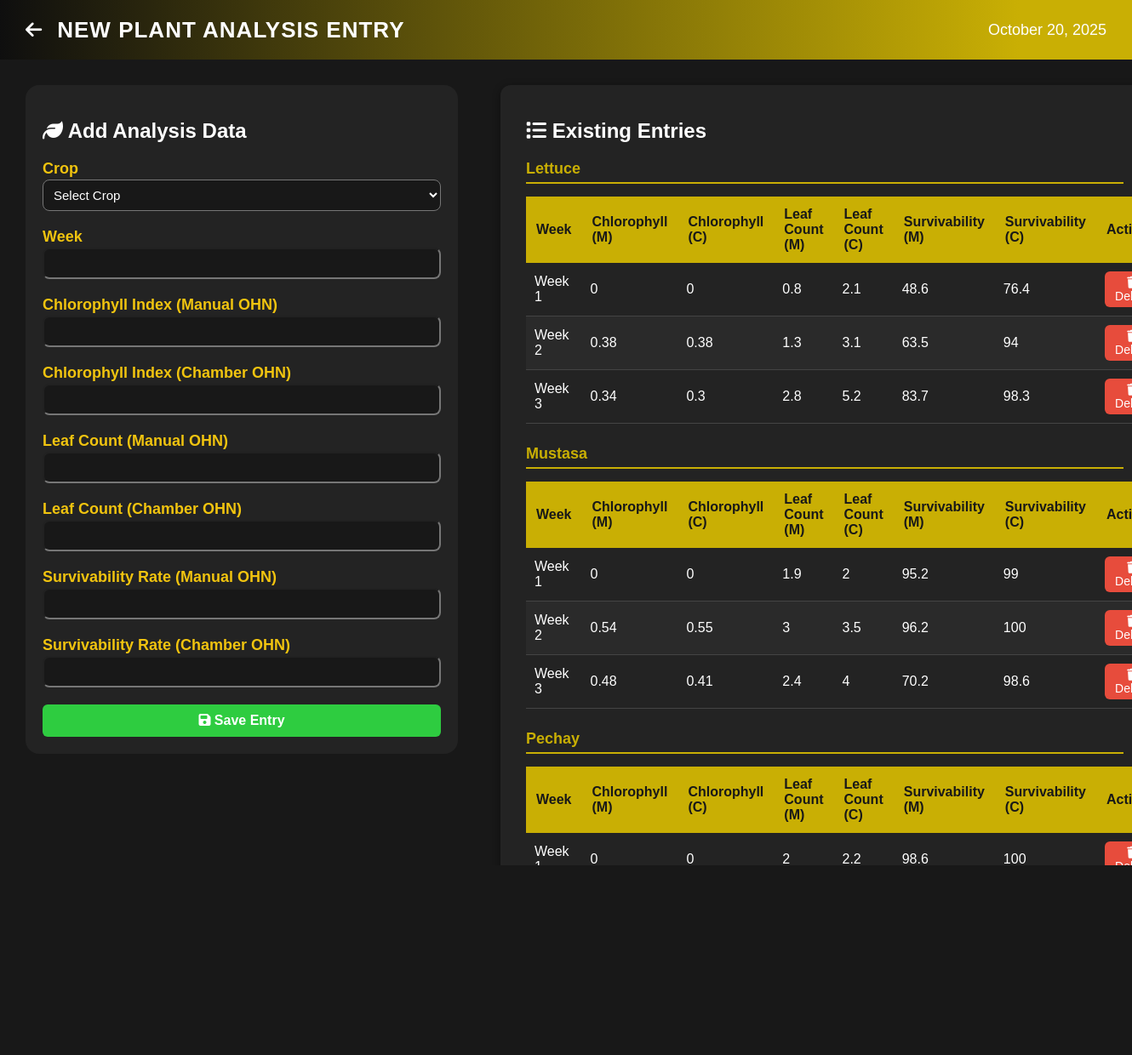
Page /newplant.php on the committed database.
### tables this page shows
CREATE TABLE `plant_analysis` (
  `id` int(11) NOT NULL,
  `crop` varchar(50) DEFAULT NULL,
  `week` int(11) DEFAULT NULL,
  `chlorophyll_manual` float DEFAULT NULL,
  `chlorophyll_chamber` float DEFAULT NULL,
  `leafcount_manual` float DEFAULT NULL,
  `leafcount_chamber` float DEFAULT NULL,
  `survivability_manual` float DEFAULT NULL,
  `survivability_chamber` float DEFAULT NULL,
  `created_at` datetime DEFAULT current_timestamp()
);

### newplant.php (the view, shortened to what this page needs)
<?php
$conn = mysqli_connect("127.0.0.1", "root", "", "permdb");
$existing_entries_sql = "SELECT * FROM plant_analysis ORDER BY crop, week";
$existing_entries_result = mysqli_query($conn, $existing_entries_sql);
$existing_entries = [];
while ($row = mysqli_fetch_assoc($existing_entries_result)) {
    $existing_entries[] = $row;
}
?>
<!DOCTYPE html>
<html lang="en">
<head>
    <link rel="stylesheet" href="https://cdnjs.cloudflare.com/ajax/libs/font-awesome/6.4.0/css/all.min.css">
</head>
<body>
    <div class="header">
        <div style="display: flex; align-items: center;">
            <a href="analysis.php" style="color:#fff; text-decoration:none; margin-right:18px;">
                <i class="fas fa-arrow-left" style="font-size:22px;"></i>
            </a>
            <span class="header-title">NEW PLANT ANALYSIS ENTRY</span>
        </div>
        <span class="header-date"><?php echo date("F d, Y"); ?></span>
    </div>
    <div class="container">
        <div class="form-container">
            <h2><i class="fas fa-leaf"></i> Add Analysis Data</h2>
            <form method="post" autocomplete="off">
                <div class="form-group">
                    <label for="crop">Crop</label>
                    <select name="crop" id="crop" required>
                        <option value="">Select Crop</option>
                    </select>
                </div>
                <div class="form-group">
                    <label for="week">Week</label>
                    <input type="number" name="week" id="week" min="1" max="52" required>
                </div>
                <div class="form-group">
                    <label for="chlorophyll_manual">Chlorophyll Index (Manual OHN)</label>
                    <input type="number" step="0.01" name="chlorophyll_manual" id="chlorophyll_manual" required>
                </div>
                <div class="form-group">
                    <label for="chlorophyll_chamber">Chlorophyll Index (Chamber OHN)</label>
                    <input type="number" step="0.01" name="chlorophyll_chamber" id="chlorophyll_chamber" required>
                </div>
                <div class="form-group">
                    <label for="leafcount_manual">Leaf Count (Manual OHN)</label>
                    <input type="number" step="0.01" name="leafcount_manual" id="leafcount_manual" required>
                </div>
                <div class="form-group">
                    <label for="leafcount_chamber">Leaf Count (Chamber OHN)</label>
                    <input type="number" step="0.01" name="leafcount_chamber" id="leafcount_chamber" required>
                </div>
                <div class="form-group">
                    <label for="survivability_manual">Survivability Rate (Manual OHN)</label>
                    <input type="number" step="0.01" name="survivability_manual" id="survivability_manual" required>
                </div>
                <div class="form-group">
                    <label for="survivability_chamber">Survivability Rate (Chamber OHN)</label>
                    <input type="number" step="0.01" name="survivability_chamber" id="survivability_chamber" required>
                </div>
                <button type="submit" class="btn-submit"><i class="fas fa-save"></i> Save Entry</button>
            </form>
        </div>
        <div class="entries-container">
            <h2><i class="fas fa-list"></i> Existing Entries</h2>
            <?php if (empty($existing_entries)): ?>
                <div class="no-entries">No entries found. Add your first entry using the form.</div>
            <?php else: ?>
                <?php
                $grouped_entries = [];
                foreach ($existing_entries as $entry) {
                    $grouped_entries[$entry['crop']][] = $entry;
                }
                foreach ($grouped_entries as $crop => $entries):
                ?>
                    <div class="crop-section">
                        <div class="crop-title"><?php echo $crop; ?></div>
                        <table class="entries-table">
                            <thead>
                                <tr>
                                    <th>Week</th>
                                    <th>Chlorophyll (M)</th>
                                    <th>Chlorophyll (C)</th>
                                    <th>Leaf Count (M)</th>
                                    <th>Leaf Count (C)</th>
                                    <th>Survivability (M)</th>
                                    <th>Survivability (C)</th>
                                    <th>Action</th>
                                </tr>
                            </thead>
                            <tbody>
                                <?php foreach ($entries as $entry): ?>
                                <tr>
                                    <td>Week <?php echo $entry['week']; ?></td>
                                    <td><?php echo $entry['chlorophyll_manual']; ?></td>
                                    <td><?php echo $entry['chlorophyll_chamber']; ?></td>
                                    <td><?php echo $entry['leafcount_manual']; ?></td>
                                    <td><?php echo $entry['leafcount_chamber']; ?></td>
                                    <td><?php echo $entry['survivability_manual']; ?></td>
                                    <td><?php echo $entry['survivability_chamber']; ?></td>
                                    <td>
                                        <form method="post" style="display: inline;">
                                            <button type="submit" class="btn-delete" onclick="return confirm('Are you sure you want to delete this entry?')">
                                                <i class="fas fa-trash"></i> Delete
                                            </button>
                                        </form>
                                    </td>
                                </tr>
                                <?php endforeach; ?>
                            </tbody>
                        </table>
                    </div>
                <?php endforeach; ?>
            <?php endif; ?>
        </div>
    </div>
</body>
</html>

### newplant.php (style rules this page uses)
body { background: #181818; color: #fff; font-family: Arial, sans-serif; margin: 0; }
.header { background: linear-gradient(to right, #0d0d0ddb, #c9af04 90%); display: flex; align-items: center; justify-content: space-between; padding: 0 30px; height: 70px; }
.header-title { font-size: 26px; font-weight: bold; letter-spacing: 1px; }
.header-date { font-size: 18px; }
.container { display: grid; grid-template-columns: 40% 60%; align-items: start; gap: 50px; padding: 30px; max-width: 1400px; margin: 0 auto; }
form { display: grid; gap: 20px; }
.form-group { display: grid; gap: 2px }
.form-container { flex: 1; background: #232323; padding: 20px; border-radius: 16px; }
.form-group label { display: block; font-size: large; font-weight: bold; color: #f1c40f; }
.form-group input, .form-group select { color: #fff; padding: 8px; font-size: 15px; border-radius: 8px; background: #181818; }
.entries-container { padding: 20px 30px; background: #232323; border-radius: 12px; box-shadow: 0 2px 10px #0006; flex: 1; }
.btn-submit { background: #2ecc40; color: #fff; border: none; border-radius: 6px; padding: 10px 24px; font-size: 16px; font-weight: bold; cursor: pointer; transition: background 0.2s; width: 100%; }
.btn-delete { background: #e74c3c; color: #fff; border: none; border-radius: 6px; padding: 5px 12px; font-size: 14px; cursor: pointer; transition: background 0.2s; }
.entries-table { width: 100%; border-collapse: collapse; margin-top: 15px; }
.entries-table th { background: #c9af04; color: #181818; padding: 12px; text-align: left; font-weight: bold; }
.entries-table td { padding: 10px; border-bottom: 1px solid #444; }
.entries-table tr:nth-child(even) { background: #2a2a2a; }
.crop-section { margin-bottom: 25px; }
.crop-title { color: #c9af04; font-size: 18px; font-weight: bold; margin-bottom: 10px; padding-bottom: 5px; border-bottom: 2px solid #c9af04; }

### rows in the picture
plant_analysis: week "1", chlorophyll_manual "0", chlorophyll_chamber "0", leafcount_manual "0.8", leafcount_chamber "2.1", survivability_manual "48.6", survivability_chamber "76.4"
plant_analysis: week "2", chlorophyll_manual "0.38", chlorophyll_chamber "0.38", leafcount_manual "1.3", leafcount_chamber "3.1", survivability_manual "63.5", survivability_chamber "94"
plant_analysis: week "3", chlorophyll_manual "0.34", chlorophyll_chamber "0.3", leafcount_manual "2.8", leafcount_chamber "5.2", survivability_manual "83.7", survivability_chamber "98.3"
plant_analysis: week "1", chlorophyll_manual "0", chlorophyll_chamber "0", leafcount_manual "1.9", leafcount_chamber "2", survivability_manual "95.2", survivability_chamber "99"
plant_analysis: week "2", chlorophyll_manual "0.54", chlorophyll_chamber "0.55", leafcount_manual "3", leafcount_chamber "3.5", survivability_manual "96.2", survivability_chamber "100"
plant_analysis: week "3", chlorophyll_manual "0.48", chlorophyll_chamber "0.41", leafcount_manual "2.4", leafcount_chamber "4", survivability_manual "70.2", survivability_chamber "98.6"
plant_analysis: week "1", chlorophyll_manual "0", chlorophyll_chamber "0", leafcount_manual "2", leafcount_chamber "2.2", survivability_manual "98.6", survivability_chamber "100"

### other values in the picture
$crop "Lettuce"
$crop "Mustasa"
$crop "Pechay"
